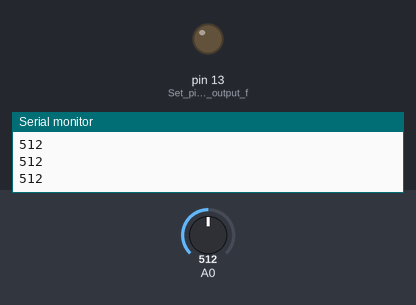
This sketch was run on a simulated Arduino Uno, built with avr-gcc and run on an emulated ATmega328P. Shown: output pins drawn as LEDs (lit = HIGH), the last lines printed to the serial monitor. The test bench sets the inputs (shaded band); at power-on: A0 = 512.

Above: at 1.2 s.
1.3 s: A0 set to 488
At 1.6 s:
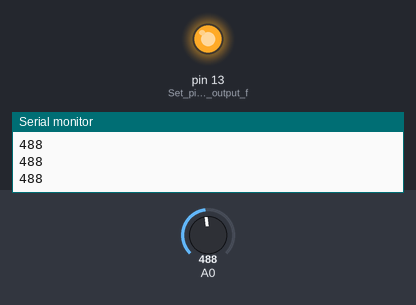
2.8 s: A0 set to 510
At 4.0 s:
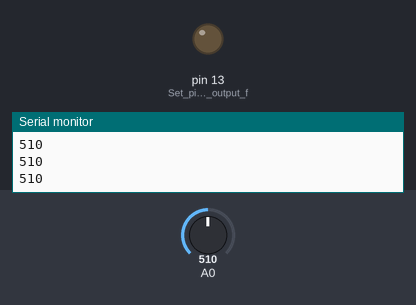
4.3 s: A0 set to 490
At 5.5 s:
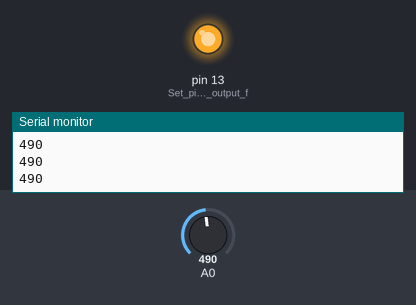
Timing chart, 0 to 7.3 s (numbered marks = the images above; inputs shaded):
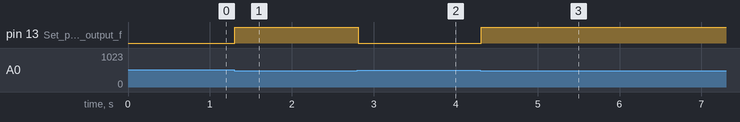

The sketch:

HERO.ino
```cpp
void setup() {
  pinMode(13, OUTPUT); // Set pin 13 as an output for the LED
  Serial.begin(9600); // Start serial communication for debugging
}

void loop() {
  int sensorValue = analogRead(A0); // Read the value from the photoresistor
  Serial.println(sensorValue); // Print the sensor value to the serial monitor
  if (sensorValue < 500) { // If the sensor value is less than 500
    digitalWrite(13, HIGH); // Turn the LED on
  } else {
    digitalWrite(13, LOW); // Turn the LED off
  }
  delay(100); // Wait for 100 milliseconds
}
```

Measured:
- the behaviour switches between 500 and 499 on A0 (found by bisection; images 0 and 1)
- after the input at 1.3 s, pin 13 (Set_pin_13_as_an_output_f): LOW → HIGH at once
- after the input at 2.8 s, pin 13 (Set_pin_13_as_an_output_f): HIGH → LOW at once
- after the input at 4.3 s, pin 13 (Set_pin_13_as_an_output_f): LOW → HIGH at once
